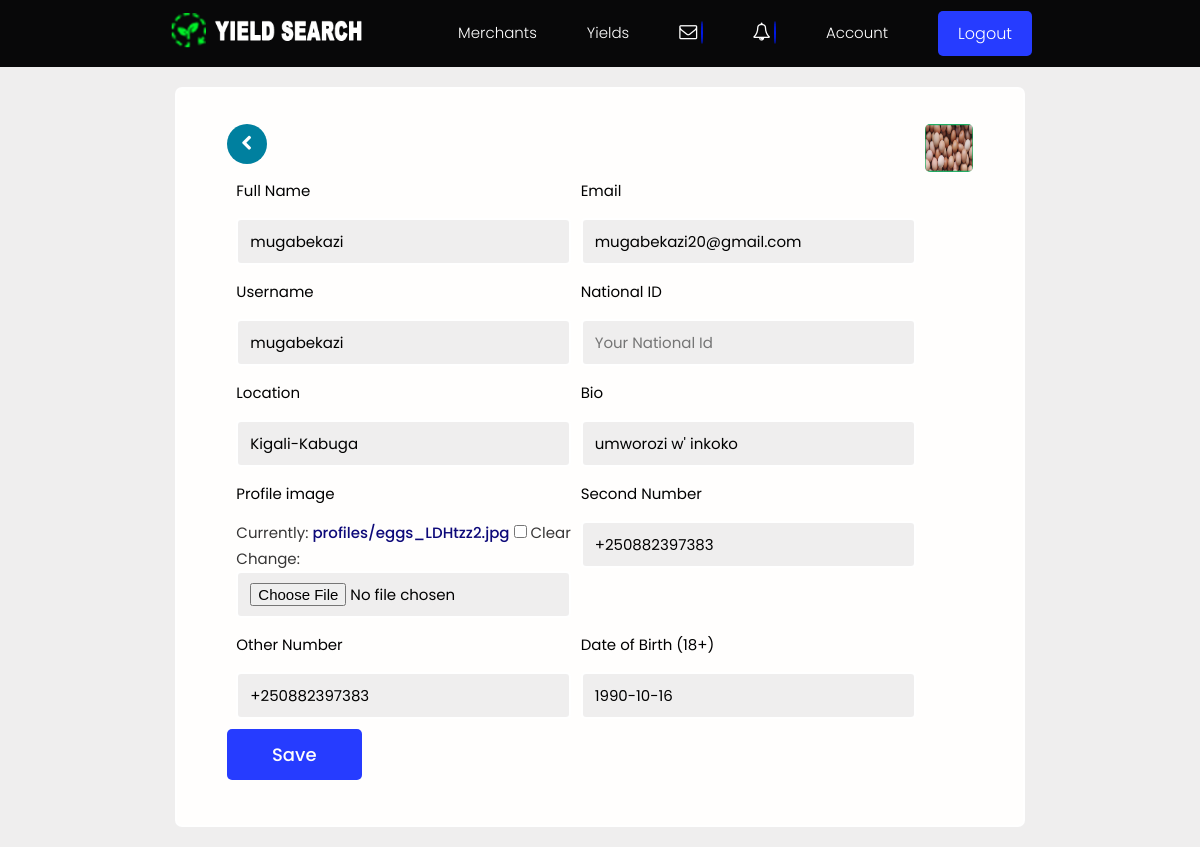
Before: /edit-account/ (signed in) with the older database file.
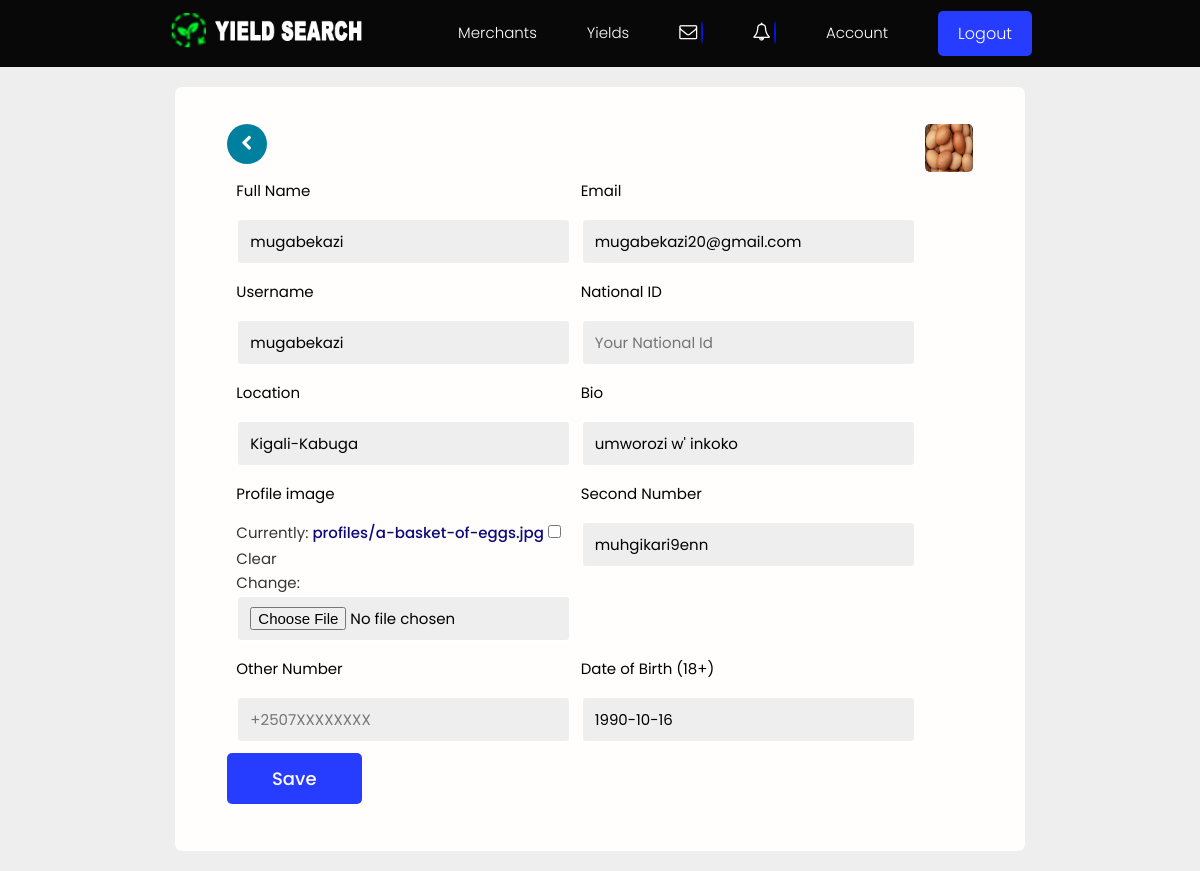
After: the same page with the newer database file.
### users/models.py (models this page shows, shortened)
class Profile(models.Model):
    user = models.OneToOneField(
        User, on_delete=models.CASCADE, null=True, blank=True, related_name="profile")
    name = models.CharField(max_length=200, blank=True, null=True)
    email = models.EmailField(max_length=500, blank=True, null=True)
    username = models.CharField(max_length=200, blank=True, null=True)
    born = models.DateField(max_length=200, null=True, verbose_name="Date of Birth")
    username = models.CharField(max_length=200, blank=True, null=True)
    location = models.CharField(max_length=200, blank=True, null=True)
    nid = models.PositiveIntegerField(max_length=16, blank=True, null=True)
    bio = models.TextField(blank=True, null=True)
    profile_image = models.ImageField(
        null=True, blank=True, upload_to='profiles/', default="profiles/user-default.png")
    account = models.CharField(max_length=200, blank=True, null=True)
    phone1 = models.CharField(blank=True,  max_length=13,  null=True, help_text='Example +2507XXXXXXXXXXX')
    phone2 = models.CharField(blank=True,  max_length=13, null=True, help_text='Example +2507XXXXXXXXXXX')
    created = models.DateTimeField(auto_now_add=True)
    updated = models.DateTimeField(auto_now=True)
    id = models.UUIDField(default=uuid.uuid4, unique=True,
                          primary_key=True, editable=False)
    class Meta:
        ordering = ['created']
    @property
    def imageURL(self):
        try:
            url = self.profile_image.url
        except:
            url = ''
        return url

### users/views.py (the view)
# urls.py: path('edit-account/', views.editAccount, name="edit-account"),
@login_required(login_url='login')
def editAccount(request):
    if request.user.is_staff:
        return redirect('/admin/')
    profile = request.user.profile
    form = ProfileForm(instance=profile)
    if request.method == 'POST':
        form = ProfileForm(request.POST, request.FILES, instance=profile)
        if form.is_valid():
            form.save()
            return redirect('account')
    context = {'form': form, 'profile': profile}
    return render(request, 'users/profile_form.html', context)

### users/templates/users/profile_form.html (shortened to what this page needs)
{% extends 'main.html' %}
{% block content %}
<main class="formPage my-xl">
    <div class="content-box">
        <div class="formWrapper">
            <a class="backButton" href="{% url 'account' %}"><i class="fa icon-chevron-left"></i></a>
             {% if profile %} <img src="{{profile.imageURL}}" class="product-image" id="myModalImg" >
            {% endif %}
            <br>
            <form class="form" method="POST" action="{% url 'edit-account' %}" enctype="multipart/form-data">
            <div class="layout" style="justify-content: space-evenly;">
                 {% for field in form %}
                        <div class="column column--1of2" style="margin-bottom:0rem;"><div class="form__field">
                            <label for="formInput#text">{{field.label}}</label></div>
                            <div class="column column--1of2" style="margin-bottom:0rem;">{{field}}   </div></div>
            {% endfor %}
            </div>
                <input class="btn btn--sub btn--lg  my-md" type="submit" value="Save"  onclick="checkAge()" />
            </form>
        </div>
    </div>
</main>
{% endblock content %}

Changed rows visible on the page:
changed Profile "mugabekazi": imageURL: a different picture; phone1 "+250882397383" → "muhgikari9enn"; phone2 "+250882397383" → (not shown)
Other visible differences:
text no longer shown: "Currently: profiles/eggs_LDHtzz2.jpg Clear Change:"
text now shown: "Currently: profiles/a-basket-of-eggs.jpg Clear Change:"
